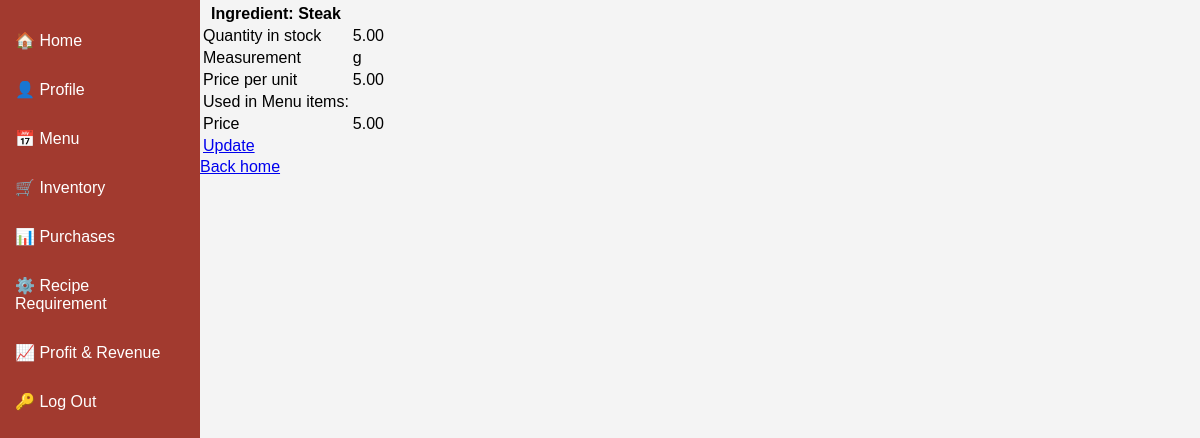
/ingredient/28 (signed in), run on an earlier commit of the app's database.
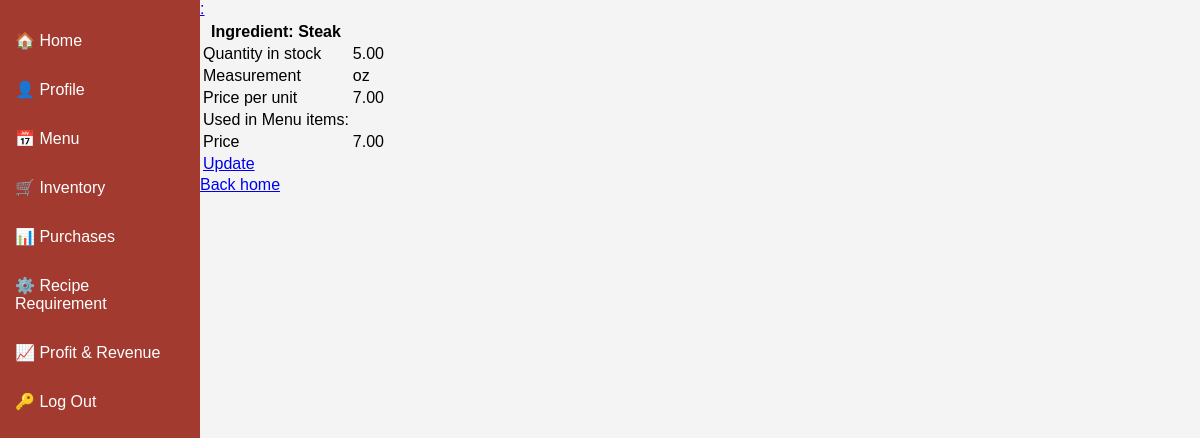
And on a later commit of the database.
### inventory/models.py (models this page shows, shortened)
class Ingredient(models.Model):
    id = models.AutoField(primary_key=True)
    name = models.CharField(max_length=200)
    quantity = models.DecimalField(max_digits=10, decimal_places=2)
    price_per_unit = models.DecimalField(max_digits=10, decimal_places=2)
    unit = models.CharField(max_length=200, choices=UNIT_CHOICES, default='')

class RecipeRequirement(models.Model):
    id = models.AutoField(primary_key=True)
    menu_item = models.ForeignKey(MenuItem, on_delete=models.CASCADE)
    ingredient = models.ForeignKey(Ingredient, on_delete=models.CASCADE)
    quantity = models.DecimalField(max_digits=10, decimal_places=1)
    unit = models.CharField(max_length=200, choices=UNIT_CHOICES, default='')

### inventory/views.py (the view)
# urls.py: path('ingredient/<pk>', views.IngredientDetail.as_view(), name='ingredientdetail'),
class IngredientDetail(LoginRequiredMixin, DetailView):
    model = Ingredient
    template_name = "inventory/ingredient_details.html"
    def get_context_data(self, **kwargs):
        context = super().get_context_data(**kwargs)
        context['recipe_requirements_list'] = self.object.reciperequirement_set.all()
        return context

### inventory/templates/inventory/ingredient_details.html (shortened to what this page needs)
{% extends 'inventory/base.html' %}
{% load static %}
{% block head %}
  <link rel="stylesheet" type="text/css" href="{% static 'inventory/main.css' %}">
{% endblock %}
{% block content %}
<div class="table-page">
  <div class="table-content">
    <table class="table">
      <tr class="table-header">
        <tr>
          <th class="header-row-1">Ingredient: {{ ingredient.name | title}}</th>
        </tr>
      </tr>
      <tr>
        <td class="table-row-1 details ">Quantity in stock</td>
        <td class="table-row-2 details ">{{ ingredient.quantity }}</td>
      </tr>
      <tr>
        <td class="table-row-1 details ">Measurement</td>
        <td class="table-row-2 details ">{{ ingredient.unit }}</td>
      </tr>
      <tr>
        <td class="table-row-1 details ">Price per unit</td>
        <td class="table-row-2 details ">{{ ingredient.price_per_unit }}</td>
      </tr>
      <tr>
        <td class="table-row-1 details ">Used in Menu items:</td>
          {% for item in recipe_requirements_list %}
            <a href="{% url 'menuitemdetail' item.menu_item.id %}" class="link">{{ item.menu_item.title }}:</a>
          {% endfor %}
      </tr>
      <tr>
        <td class="table-row-1 details ">Price</td>
        <td class="table-row-2 details ">{{ ingredient.price_per_unit }}</td>
      </tr>
      <tr>
        <td class="table-row-1"><a href="{% url 'ingredientupdate' ingredient.id %}" class="update details btn">Update</a></td>
      </tr>
    </table>
  </div>
  <a href="{% url 'home' %}">Back home</a>
</div>
{% endblock %}

What changed in the data, as far as the page shows it:
changed Ingredient "Steak": unit "g" → "oz"; price_per_unit "5.00" → "7.00"
